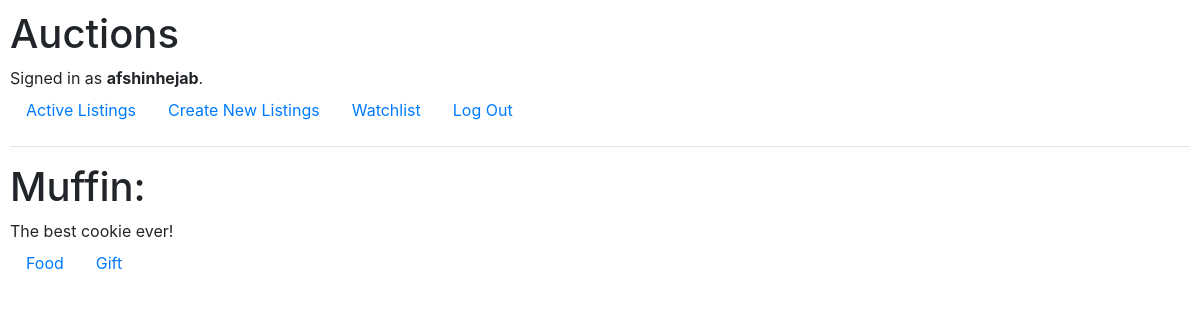
Page /Muffin (signed in) on the committed database.
### auctions/models.py (models this page shows, shortened)
class User(AbstractUser):
    pass

class Auction(models.Model):
    seller = models.ForeignKey(User, on_delete=models.CASCADE)
    title = models.CharField(max_length=64)
    description = models.TextField()
    starting_bid = models.FloatField() # maybe it is beter to use models.IntegerField
    imageURL = models.URLField()
    category = models.ManyToManyField(Category, blank=True)

class Category(models.Model):
    name = models.CharField(max_length=64)
    description = models.TextField(blank=True)
    def __str__(self):
        return f"{self.name}"

### auctions/views.py (the view)
# urls.py: path("<str:auction_title>", views.auction, name="auction")
def auction(request, auction_title):
    existing_titles = list(auction.title for auction in Auction.objects.all())
    if auction_title.upper() in list(map(str.upper,existing_titles)):
        return render(request, "auctions/auction.html",{
            "auction": Auction.objects.get(title__iexact=auction_title)
        })
    return render(request, "auctions/auction.html",{
        'message':"No data available!"
    })

### auctions/templates/auctions/auction.html (shortened to what this page needs)
{% extends "auctions/layout.html" %}
{% block body %}
    {% if auction %}
        <h1>{{ auction.title }}:</h1>
            {{ auction.description }}
            <ul class="nav">
                {% for cat in auction.category.all %}
                    <li class="nav-item">
                        <a class="nav-link" href="{% url 'create' %}">{{ cat }}</a>
                    </li>
                {% endfor %}
            </ul>
    {% endif %}
{% endblock %}

### auctions/templates/auctions/layout.html (shortened to what this page needs)
{% load static %}
<!DOCTYPE html>
<html lang="en">
    <head>
        <link rel="stylesheet" href="https://stackpath.bootstrapcdn.com/bootstrap/4.4.1/css/bootstrap.min.css">
        <link href="{% static 'auctions/styles.css' %}" rel="stylesheet">
    </head>
    <body>
        <h1>Auctions</h1>
        <div>
            {% if user.is_authenticated %}
                Signed in as <strong>{{ user.username }}</strong>.
            {% else %}
                Not signed in.
            {% endif %}
        </div>
        <ul class="nav">
            <li class="nav-item">
                <a class="nav-link" href="{% url 'index' %}">Active Listings</a>
            </li>
            {% if user.is_authenticated %}
                <li class="nav-item">
                    <a class="nav-link" href="{% url 'create' %}">Create New Listings</a>
                </li>
                <li class="nav-item">
                    <a class="nav-link" href="{% url 'watchlist' %}">Watchlist</a>
                </li>
                <li class="nav-item">
                    <a class="nav-link" href="{% url 'logout' %}">Log Out</a>
                </li>
            {% endif %}
        </ul>
        <hr>
        {% block body %}
        {% endblock %}
    </body>
</html>

### auctions/static/auctions/styles.css (style rules this page uses)
body { padding: 10px; }

### rows in the picture
User: username "afshinhejab"
Auction: title "Muffin", description "The best cookie ever!"
Category: name "Food"
Category: name "Gift"
